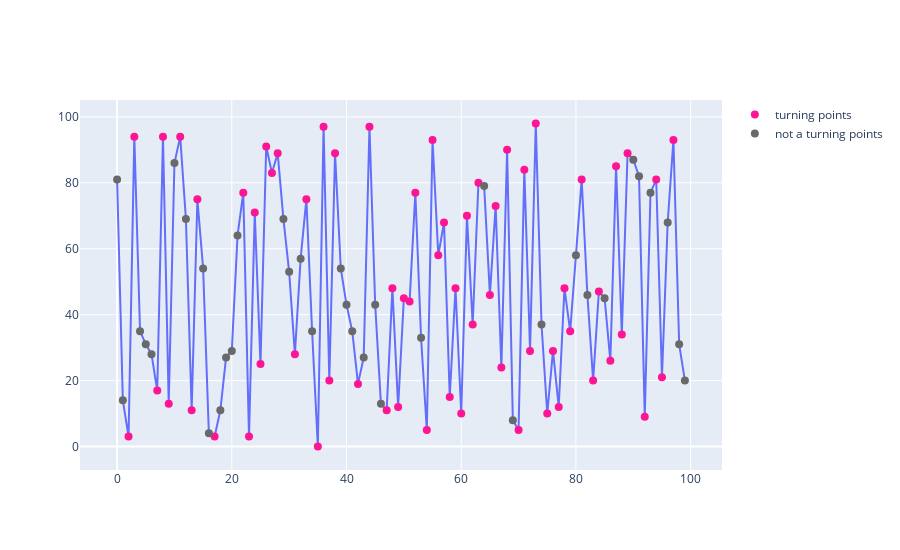

Source (notebook cell):
### Code cell
fig = go.Figure()

fig.add_trace(go.Scatter(
    y = df['data'],
    x = df['sequence'],
    showlegend=False
))


fig.add_trace(go.Scatter(
    name='turning points',
    y = df[df['t_points'] == True]['data'],
    x = df[df['t_points'] == True]['sequence'],
    mode='markers',
    marker=dict(
        size=8,
        color='deeppink'
    )
))


fig.add_trace(go.Scatter(
    name='not a turning points',
    y = df[df['t_points'] == False]['data'],
    x = df[df['t_points'] == False]['sequence'],
    mode='markers',
    marker=dict(
        size=8,
        color='dimgrey'
    )
))


fig.update_layout(showlegend=True, height=550)
fig

### Figure 1 — Plotly figure (JSON) as saved in the notebook; plotly's stock layout.template omitted (floating-point values rounded to 4 significant figures)
{"data": [{"showlegend": false, "type": "scatter", "x": [0, 1, 2, 3, 4, 5, 6, 7, 8, 9, 10, 11, 12, 13, 14, 15, 16, 17, 18, 19, 20, 21, 22, 23, 24, 25, 26, 27, 28, 29, 30, 31, 32, 33, 34, 35, 36, 37, 38, 39, 40, 41, 42, 43, 44, 45, 46, 47, 48, 49, 50, 51, 52, 53, 54, 55, 56, 57, 58, 59, 60, 61, 62, 63, 64, 65, 66, 67, 68, 69, 70, 71, 72, 73, 74, 75, 76, 77, 78, 79, 80, 81, 82, 83, 84, 85, 86, 87, 88, 89, 90, 91, 92, 93, 94, 95, 96, 97, 98, 99], "y": [81, 14, 3, 94, 35, 31, 28, 17, 94, 13, 86, 94, 69, 11, 75, 54, 4, 3, 11, 27, 29, 64, 77, 3, 71, 25, 91, 83, 89, 69, 53, 28, 57, 75, 35, 0, 97, 20, 89, 54, 43, 35, 19, 27, 97, 43, 13, 11, 48, 12, 45, 44, 77, 33, 5, 93, 58, 68, 15, 48, 10, 70, 37, 80, 79, 46, 73, 24, 90, 8, 5, 84, 29, 98, 37, 10, 29, 12, 48, 35, 58, 81, 46, 20, 47, 45, 26, 85, 34, 89, 87, 82, 9, 77, 81, 21, 68, 93, 31, 20]}, {"marker": {"color": "deeppink", "size": 8}, "mode": "markers", "name": "turning points", "type": "scatter", "x": [2, 3, 7, 8, 9, 11, 13, 14, 17, 22, 23, 24, 25, 26, 27, 28, 31, 33, 35, 36, 37, 38, 42, 44, 47, 48, 49, 50, 51, 52, 54, 55, 56, 57, 58, 59, 60, 61, 62, 63, 65, 66, 67, 68, 70, 71, 72, 73, 75, 76, 77, 78, 79, 81, 83, 84, 86, 87, 88, 89, 92, 94, 95, 97], "y": [3, 94, 17, 94, 13, 94, 11, 75, 3, 77, 3, 71, 25, 91, 83, 89, 28, 75, 0, 97, 20, 89, 19, 97, 11, 48, 12, 45, 44, 77, 5, 93, 58, 68, 15, 48, 10, 70, 37, 80, 46, 73, 24, 90, 5, 84, 29, 98, 10, 29, 12, 48, 35, 81, 20, 47, 26, 85, 34, 89, 9, 81, 21, 93]}, {"marker": {"color": "dimgrey", "size": 8}, "mode": "markers", "name": "not a turning points", "type": "scatter", "x": [0, 1, 4, 5, 6, 10, 12, 15, 16, 18, 19, 20, 21, 29, 30, 32, 34, 39, 40, 41, 43, 45, 46, 53, 64, 69, 74, 80, 82, 85, 90, 91, 93, 96, 98, 99], "y": [81, 14, 35, 31, 28, 86, 69, 54, 4, 11, 27, 29, 64, 69, 53, 57, 35, 54, 43, 35, 27, 43, 13, 33, 79, 8, 37, 58, 46, 45, 87, 82, 77, 68, 31, 20]}], "layout": {"height": 550, "showlegend": true}}
